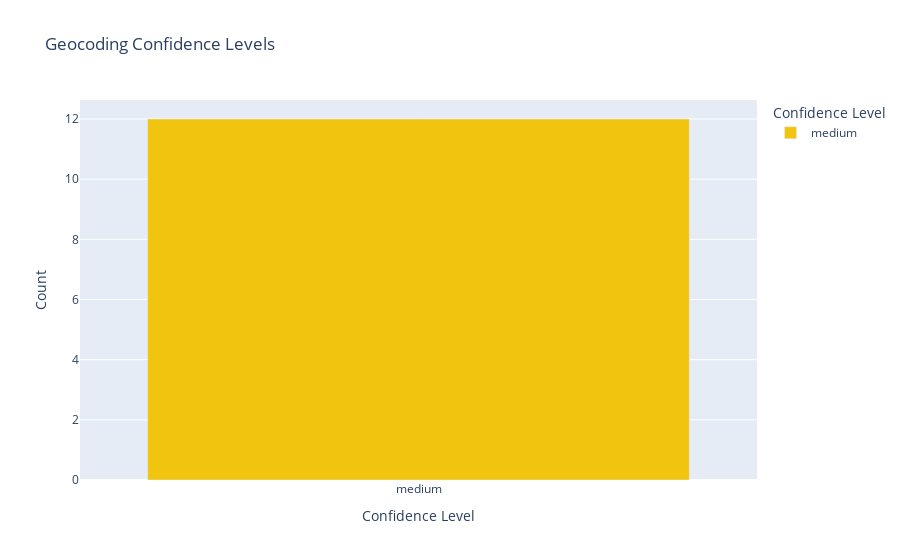

Notebook code cell kept with this figure:
### Code cell
# Chart 4: Geocoding Confidence
if len(geocache_df) > 0:
    geo_confidence = geocache_df.groupby("confidence").size().reset_index(name="count")
    
    fig = px.bar(
        geo_confidence,
        x="confidence",
        y="count",
        title="Geocoding Confidence Levels",
        labels={"confidence": "Confidence Level", "count": "Count"},
        color="confidence",
        color_discrete_map={"high": "#2ecc71", "medium": "#f1c40f", "low": "#e74c3c"}
    )
    fig.show()
else:
    print("No geocoding cache entries to visualize")

### Figure 1 — Plotly figure (JSON) as saved in the notebook; plotly's stock layout.template omitted (floating-point values rounded to 4 significant figures)
{"data": [{"hovertemplate": "Confidence Level=%{x}<br>Count=%{y}<extra></extra>", "legendgroup": "medium", "marker": {"color": "#f1c40f", "pattern": {"shape": ""}}, "name": "medium", "orientation": "v", "showlegend": true, "textposition": "auto", "type": "bar", "x": ["medium"], "xaxis": "x", "y": [12], "yaxis": "y"}], "layout": {"barmode": "relative", "legend": {"title": {"text": "Confidence Level"}, "tracegroupgap": 0}, "title": {"text": "Geocoding Confidence Levels"}, "xaxis": {"anchor": "y", "categoryarray": ["medium"], "categoryorder": "array", "domain": [0, 1], "title": {"text": "Confidence Level"}}, "yaxis": {"anchor": "x", "domain": [0, 1], "title": {"text": "Count"}}}}
